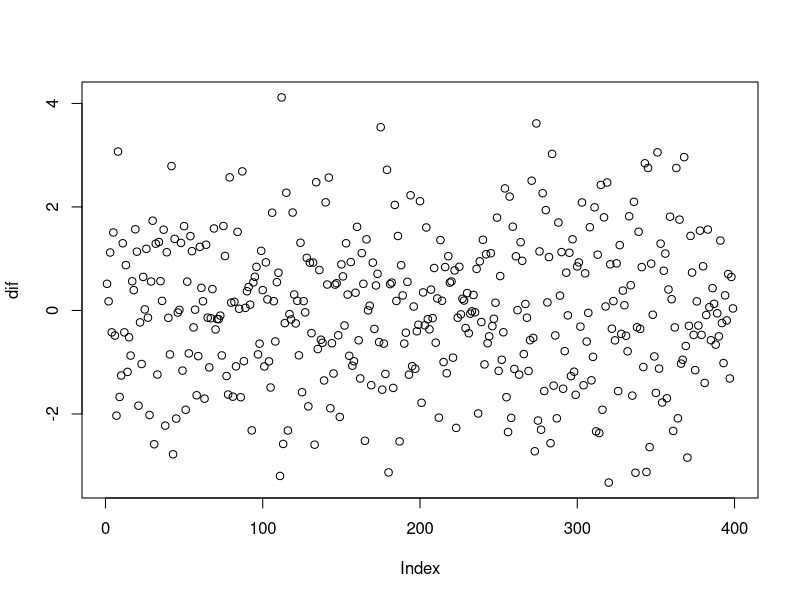
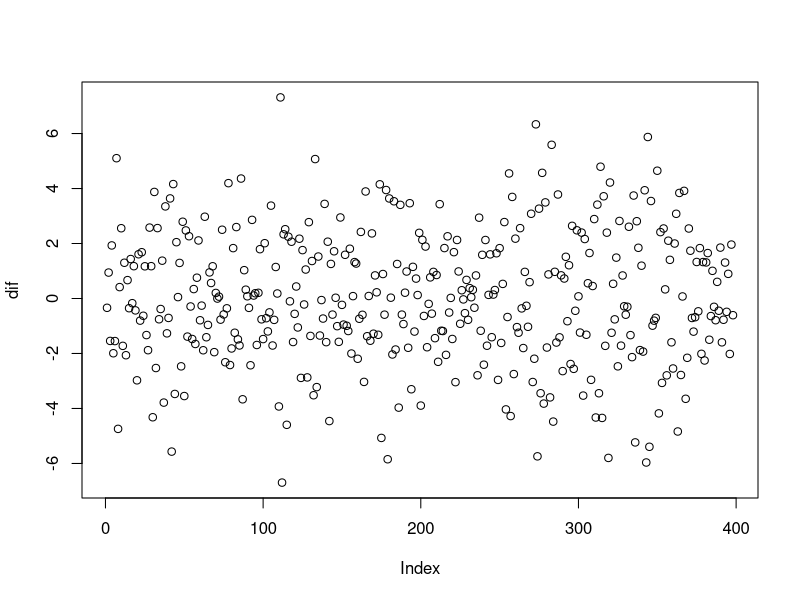
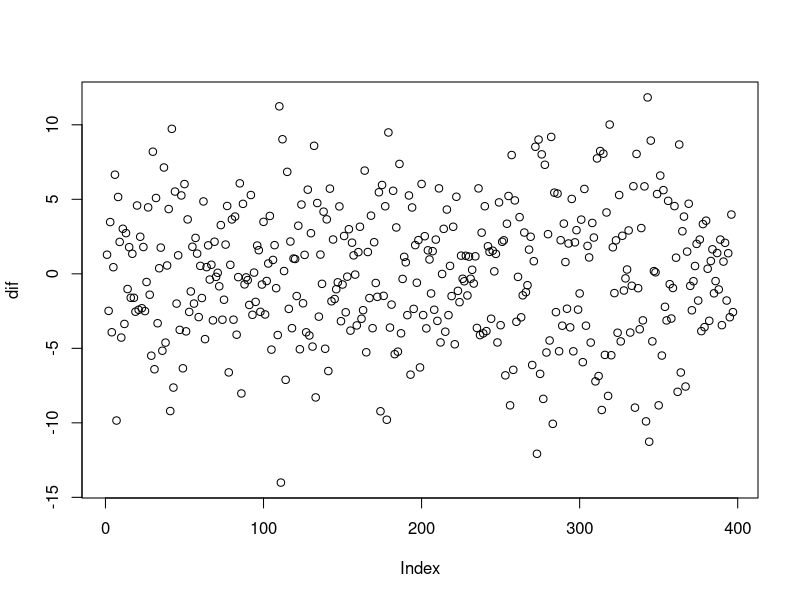
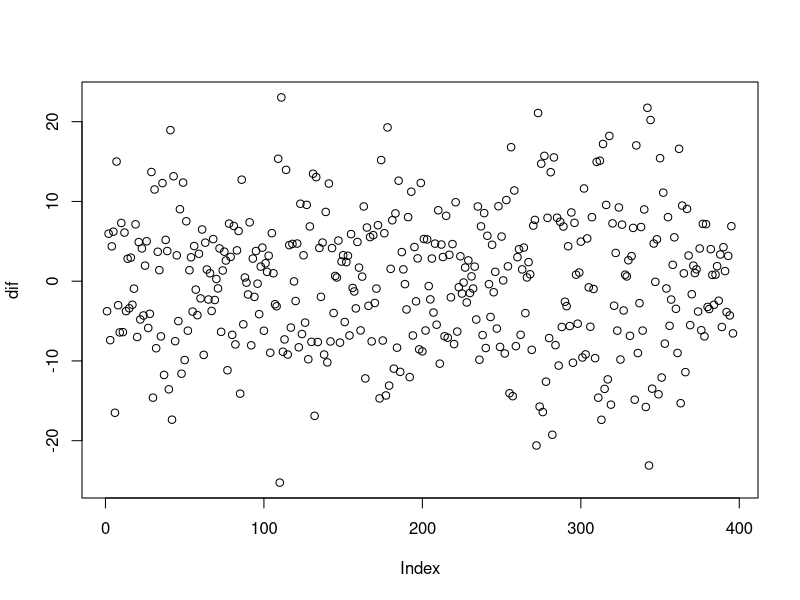
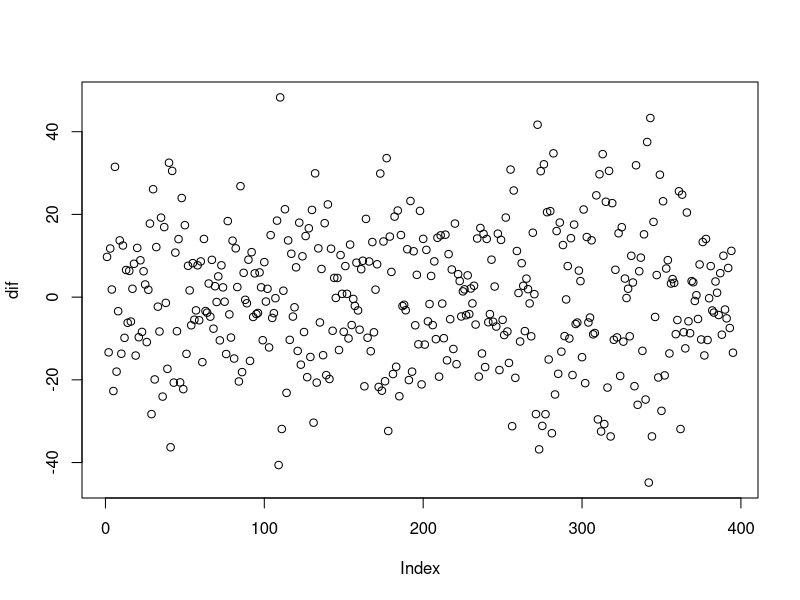
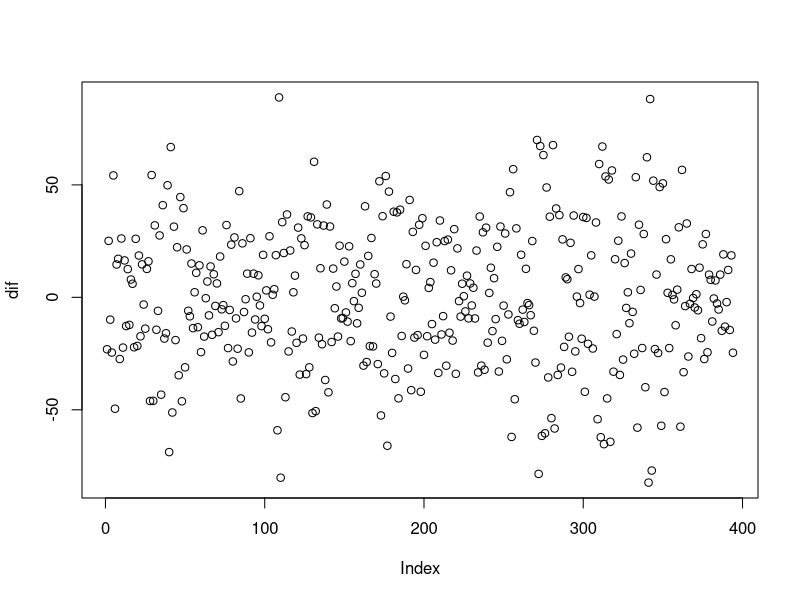
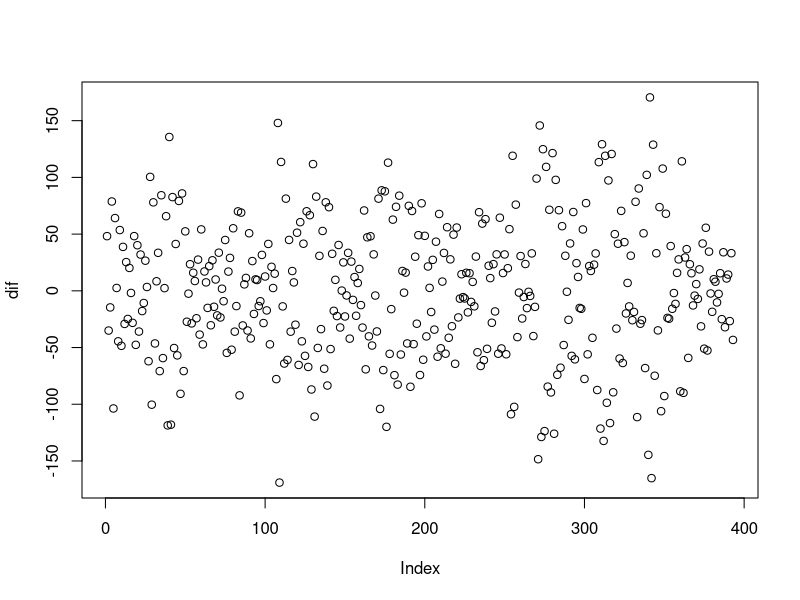
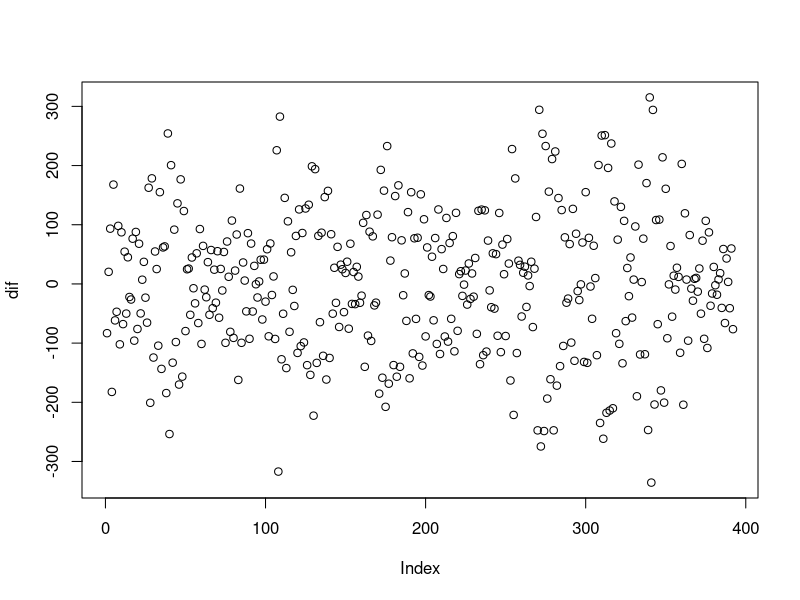

Recreate these plots in R, in order. (Note: this script raises an error after producing the figures.)
mkpl <- function(N) {
    set.seed(94875)
    exts <- rnorm(N)
       
    for(i in 1:(N-1)){
        if(i<10) 
            png(file=paste("pngs/plot00",i,".png",sep=""))
        if(i>=10 && i < 100) 
            png(file=paste("pngs/plot0",i,".png",sep=""))
        if(i>=100 && i < 1000)
            png(file=paste("pngs/plot",i,".png",sep=""))
        
	print(i)	
        dif <- diff(exts,diff=i)
	plot(dif)
        dev.off()
    }
}

mkpl(400)

